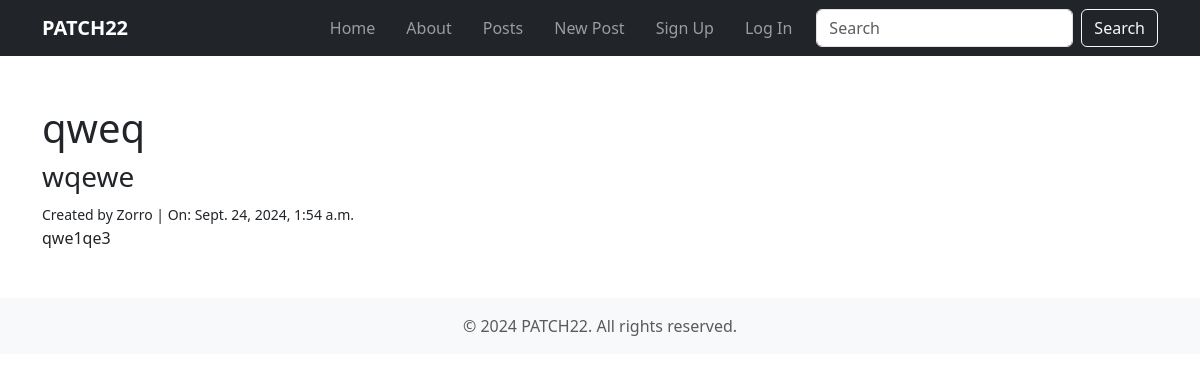
The app's page /posts/1/ with its own data.
### posts/models.py (models this page shows, shortened)
class Post(models.Model):
    title = models.CharField(max_length=128)
    subtitle = models.CharField(max_length=256)
    body = models.TextField()
    status = models.ForeignKey(
        Status,
        on_delete=models.CASCADE
    )
    author = models.ForeignKey(
        get_user_model(),
        on_delete=models.CASCADE
    )
    created_on = models.DateTimeField(auto_now_add=True)

### posts/views.py (the view)
# urls.py: path("<int:pk>/", views.PostDetailView.as_view(), name="detail"),  # Detail view
class PostDetailView(DetailView):
    template_name = "posts/detail.html"
    model = Post

### templates/posts/detail.html (shortened to what this page needs)
{% extends 'base.html' %}
{% block content %}
<h1>{{post.title }}</h1>
<h3>{{post.subtitle}}</h3>
<small>Created by {{post.author}} | On: {{ post.created_on}}</small>
<p>{{post.body}}</p>
{% endblock content %}

### templates/base.html (style rules this page uses)
body { padding-top: 56px; }

### records on screen
Post: title "qweq", subtitle "wqewe", author "Zorro", created_on "Sept. 24, 2024, 1:54 a.m.", body "qwe1qe3"
